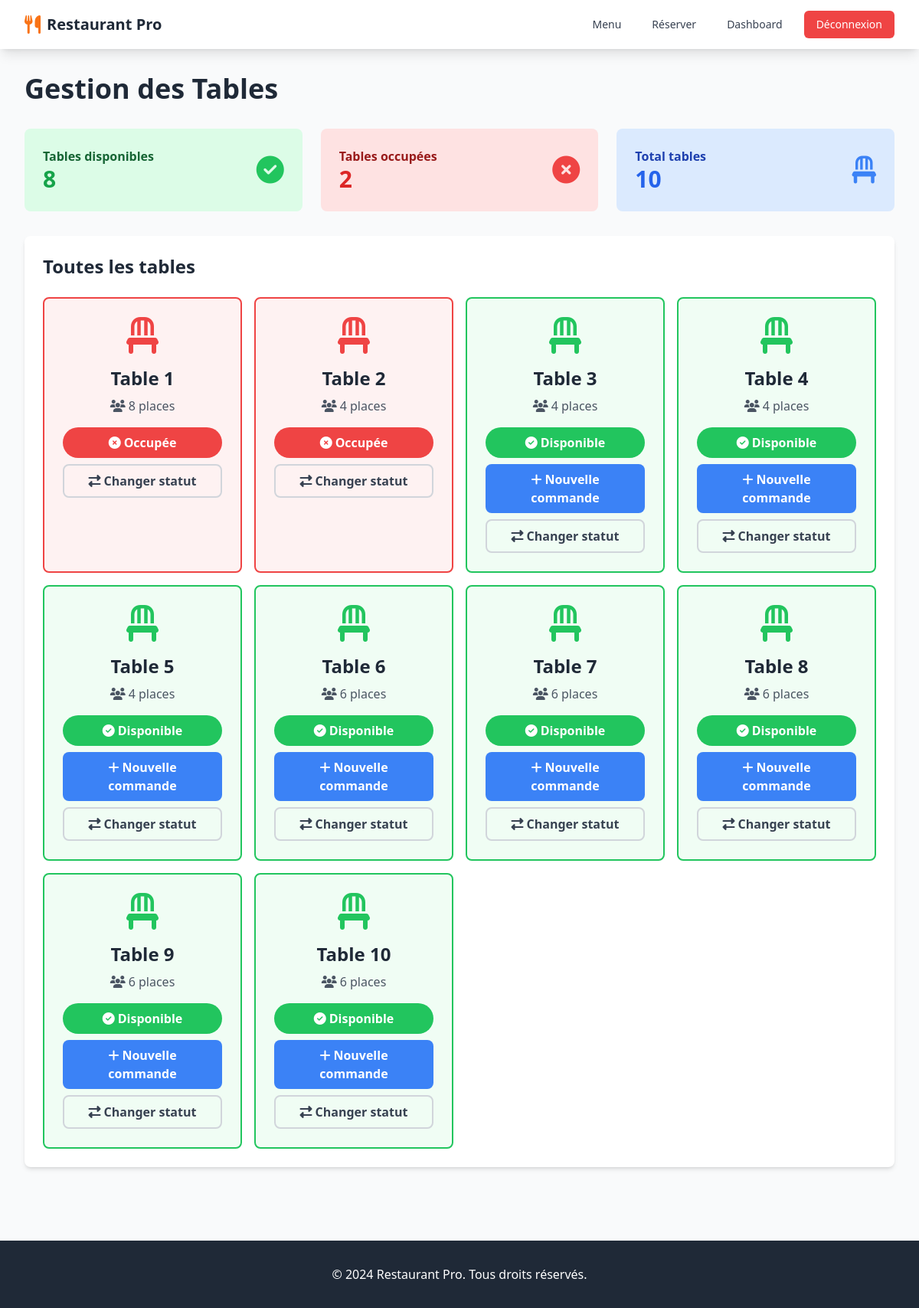
The page /tables/ (signed in) on the database its author committed.
### restaurant/models.py (models this page shows, shortened)
class Table(models.Model):
    numero = models.IntegerField(unique=True)
    capacite = models.IntegerField(
        validators=[MinValueValidator(1)]
    )
    disponible = models.BooleanField(default=True)
    class Meta:
        verbose_name = "Table"
        verbose_name_plural = "Tables"
        ordering = ['numero']

### restaurant/views.py (the view)
# urls.py: path('tables/', views.gestion_tables, name='gestion_tables'),
@login_required
def gestion_tables(request):
    tables = Table.objects.all()
    tables_disponibles = tables.filter(disponible=True)
    tables_occupees = tables.filter(disponible=False)
    context = {
        'tables': tables,
        'tables_disponibles': tables_disponibles,
        'tables_occupees': tables_occupees,
    }
    return render(request, 'restaurant/tables.html', context)

### restaurant/templates/restaurant/tables.html (shortened to what this page needs)
{% extends 'restaurant/base.html' %}
{% block content %}
<div class="mb-8">
    <h1 class="text-4xl font-bold text-gray-800 mb-4">Gestion des Tables</h1>
</div>
<div class="grid grid-cols-1 md:grid-cols-3 gap-6 mb-8">
    <div class="bg-green-100 rounded-lg p-6">
        <div class="flex items-center justify-between">
            <div>
                <p class="text-green-800 font-semibold">Tables disponibles</p>
                <p class="text-3xl font-bold text-green-600">{{ tables_disponibles.count }}</p>
            </div>
            <i class="fas fa-check-circle text-green-500 text-4xl"></i>
        </div>
    </div>
    <div class="bg-red-100 rounded-lg p-6">
        <div class="flex items-center justify-between">
            <div>
                <p class="text-red-800 font-semibold">Tables occupées</p>
                <p class="text-3xl font-bold text-red-600">{{ tables_occupees.count }}</p>
            </div>
            <i class="fas fa-times-circle text-red-500 text-4xl"></i>
        </div>
    </div>
    <div class="bg-blue-100 rounded-lg p-6">
        <div class="flex items-center justify-between">
            <div>
                <p class="text-blue-800 font-semibold">Total tables</p>
                <p class="text-3xl font-bold text-blue-600">{{ tables.count }}</p>
            </div>
            <i class="fas fa-chair text-blue-500 text-4xl"></i>
        </div>
    </div>
</div>
<div class="bg-white rounded-lg shadow-md p-6">
    <h2 class="text-2xl font-bold text-gray-800 mb-6">Toutes les tables</h2>
    <div class="grid grid-cols-1 md:grid-cols-3 lg:grid-cols-4 gap-4">
        {% for table in tables %}
        <div class="border-2 {% if table.disponible %}border-green-500 bg-green-50{% else %}border-red-500 bg-red-50{% endif %} rounded-lg p-6 text-center hover:shadow-lg transition-shadow">
            <div class="mb-4">
                <i class="fas fa-chair text-5xl {% if table.disponible %}text-green-500{% else %}text-red-500{% endif %}"></i>
            </div>
            <h3 class="text-2xl font-bold text-gray-800 mb-2">Table {{ table.numero }}</h3>
            <p class="text-gray-600 mb-4">
                <i class="fas fa-users mr-1"></i>{{ table.capacite }} places
            </p>
            <div class="space-y-2">
                {% if table.disponible %}
                <span class="block px-4 py-2 bg-green-500 text-white rounded-full font-semibold">
                    <i class="fas fa-check-circle mr-1"></i>Disponible
                </span>
                <a href="{% url 'creer_commande' table.id %}"
                   class="block px-4 py-2 bg-blue-500 text-white rounded-lg hover:bg-blue-600 font-semibold transition-colors">
                    <i class="fas fa-plus mr-1"></i>Nouvelle commande
                </a>
                {% else %}
                <span class="block px-4 py-2 bg-red-500 text-white rounded-full font-semibold">
                    <i class="fas fa-times-circle mr-1"></i>Occupée
                </span>
                {% endif %}
                <a href="{% url 'toggle_table' table.id %}"
                   class="block px-4 py-2 border-2 border-gray-300 text-gray-700 rounded-lg hover:bg-gray-100 font-semibold transition-colors">
                    <i class="fas fa-exchange-alt mr-1"></i>Changer statut
                </a>
            </div>
        </div>
        {% empty %}
        <div class="col-span-4 text-center py-12">
            <i class="fas fa-chair text-gray-400 text-6xl mb-4"></i>
            <p class="text-xl text-gray-600">Aucune table configurée</p>
        </div>
        {% endfor %}
    </div>
</div>
{% endblock %}

### rows shown on the page
Table: disponible False (drawn), numero "1", capacite "8"
Table: disponible False (drawn), numero "2", capacite "4"
Table: disponible True (drawn), numero "3", capacite "4"
Table: disponible True (drawn), numero "4", capacite "4"
Table: disponible True (drawn), numero "5", capacite "4"
Table: disponible True (drawn), numero "6", capacite "6"
Table: disponible True (drawn), numero "7", capacite "6"
Table: disponible True (drawn), numero "8", capacite "6"
Table: disponible True (drawn), numero "9", capacite "6"
Table: disponible True (drawn), numero "10", capacite "6"

### other values the page prints
{{ tables_disponibles.count }} "8"
{{ tables_occupees.count }} "2"
{{ tables.count }} "10"
